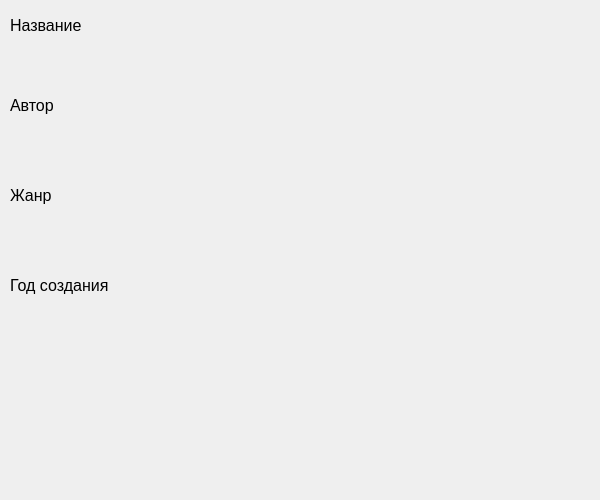
<?xml version="1.0" encoding="UTF-8"?>
<ui version="4.0">
 <class>Form</class>
 <widget class="QWidget" name="Form">
  <property name="geometry">
   <rect>
    <x>0</x>
    <y>0</y>
    <width>600</width>
    <height>500</height>
   </rect>
  </property>
  <property name="windowTitle">
   <string>Form</string>
  </property>
  <widget class="QLabel" name="title">
   <property name="geometry">
    <rect>
     <x>10</x>
     <y>10</y>
     <width>121</width>
     <height>31</height>
    </rect>
   </property>
   <property name="text">
    <string>&lt;html&gt;&lt;head/&gt;&lt;body&gt;&lt;p&gt;&lt;span style=&quot; font-size:12pt;&quot;&gt;Название&lt;/span&gt;&lt;/p&gt;&lt;/body&gt;&lt;/html&gt;</string>
   </property>
  </widget>
  <widget class="QLabel" name="title_label">
   <property name="geometry">
    <rect>
     <x>10</x>
     <y>40</y>
     <width>121</width>
     <height>51</height>
    </rect>
   </property>
   <property name="text">
    <string/>
   </property>
   <property name="alignment">
    <set>Qt::AlignLeading|Qt::AlignLeft|Qt::AlignTop</set>
   </property>
   <property name="wordWrap">
    <bool>true</bool>
   </property>
  </widget>
  <widget class="QLabel" name="author">
   <property name="geometry">
    <rect>
     <x>10</x>
     <y>90</y>
     <width>121</width>
     <height>31</height>
    </rect>
   </property>
   <property name="text">
    <string>&lt;html&gt;&lt;head/&gt;&lt;body&gt;&lt;p&gt;&lt;span style=&quot; font-size:12pt;&quot;&gt;Автор&lt;/span&gt;&lt;/p&gt;&lt;/body&gt;&lt;/html&gt;</string>
   </property>
  </widget>
  <widget class="QLabel" name="author_label">
   <property name="geometry">
    <rect>
     <x>10</x>
     <y>120</y>
     <width>121</width>
     <height>51</height>
    </rect>
   </property>
   <property name="text">
    <string/>
   </property>
   <property name="alignment">
    <set>Qt::AlignLeading|Qt::AlignLeft|Qt::AlignTop</set>
   </property>
   <property name="wordWrap">
    <bool>true</bool>
   </property>
  </widget>
  <widget class="QLabel" name="genre">
   <property name="geometry">
    <rect>
     <x>10</x>
     <y>180</y>
     <width>121</width>
     <height>31</height>
    </rect>
   </property>
   <property name="text">
    <string>&lt;html&gt;&lt;head/&gt;&lt;body&gt;&lt;p&gt;&lt;span style=&quot; font-size:12pt;&quot;&gt;Жанр&lt;/span&gt;&lt;/p&gt;&lt;/body&gt;&lt;/html&gt;</string>
   </property>
  </widget>
  <widget class="QLabel" name="genre_label">
   <property name="geometry">
    <rect>
     <x>10</x>
     <y>210</y>
     <width>121</width>
     <height>51</height>
    </rect>
   </property>
   <property name="text">
    <string/>
   </property>
   <property name="alignment">
    <set>Qt::AlignLeading|Qt::AlignLeft|Qt::AlignTop</set>
   </property>
   <property name="wordWrap">
    <bool>true</bool>
   </property>
  </widget>
  <widget class="QLabel" name="year">
   <property name="geometry">
    <rect>
     <x>10</x>
     <y>270</y>
     <width>131</width>
     <height>31</height>
    </rect>
   </property>
   <property name="text">
    <string>&lt;html&gt;&lt;head/&gt;&lt;body&gt;&lt;p&gt;&lt;span style=&quot; font-size:12pt;&quot;&gt;Год создания&lt;/span&gt;&lt;/p&gt;&lt;/body&gt;&lt;/html&gt;</string>
   </property>
  </widget>
  <widget class="QLabel" name="year_label">
   <property name="geometry">
    <rect>
     <x>10</x>
     <y>300</y>
     <width>121</width>
     <height>61</height>
    </rect>
   </property>
   <property name="text">
    <string/>
   </property>
   <property name="alignment">
    <set>Qt::AlignLeading|Qt::AlignLeft|Qt::AlignTop</set>
   </property>
   <property name="wordWrap">
    <bool>true</bool>
   </property>
  </widget>
  <widget class="QLabel" name="label">
   <property name="geometry">
    <rect>
     <x>200</x>
     <y>20</y>
     <width>320</width>
     <height>460</height>
    </rect>
   </property>
   <property name="text">
    <string/>
   </property>
  </widget>
 </widget>
 <resources/>
 <connections/>
</ui>
